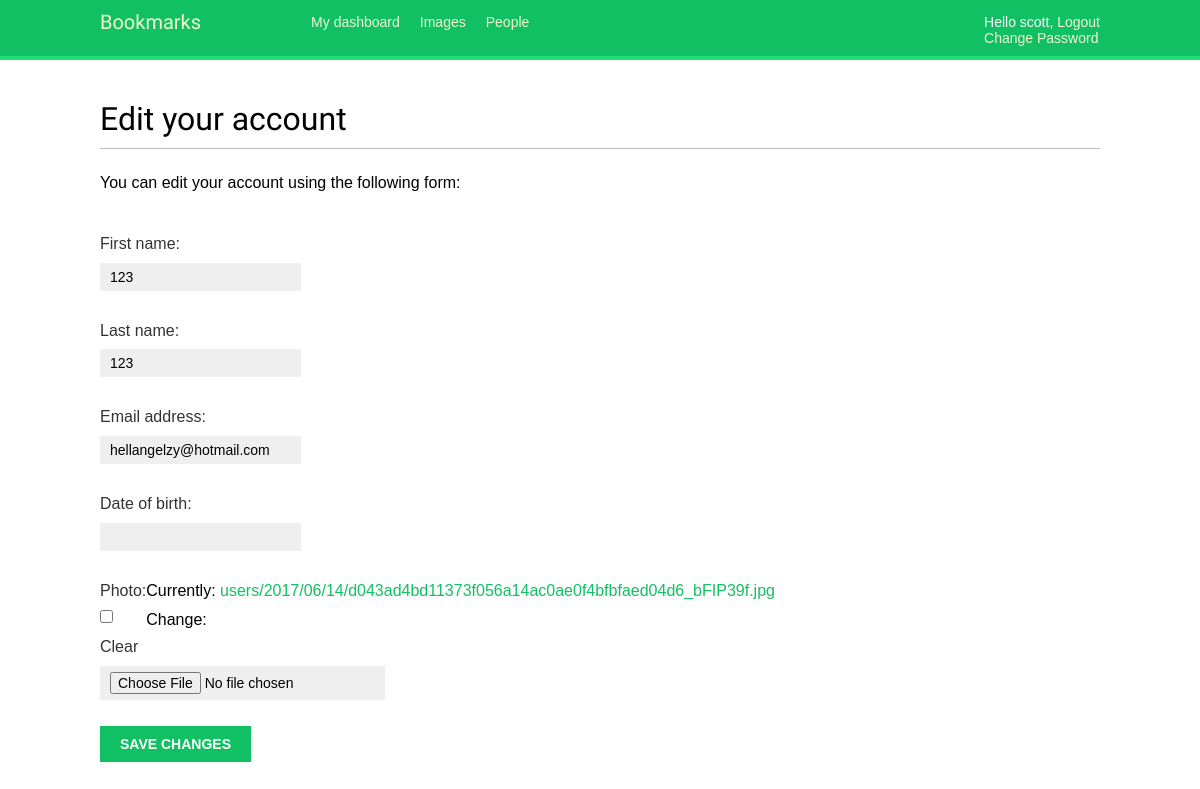
Before: /account/edit/ (signed in) with the older database file.
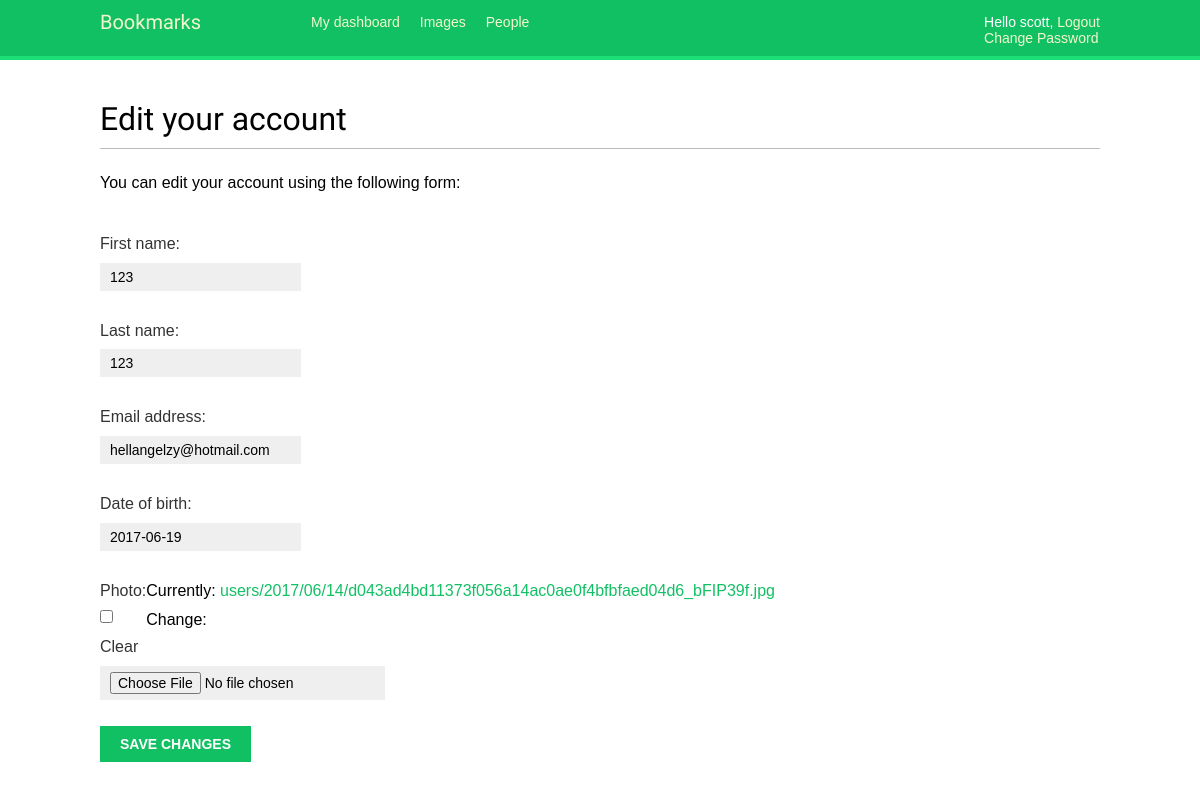
After: the same page with the newer database file.
### account/models.py (models this page shows, shortened)
class Profile(models.Model):
    user = models.OneToOneField(settings.AUTH_USER_MODEL)
    date_of_birth = models.DateField(blank=True, null=True)
    photo = models.ImageField(upload_to='users/%Y/%m/%d', blank=True)

### account/views.py (the view)
@login_required
def edit(request):
    if request.method == 'POST':
        user_form =UserEditForm(instance=request.user,data=request.POST)
        profile_form = ProfileEditForm(instance=request.user.profile,data=request.POST,files=request.FILES)
        if user_form.is_valid() and profile_form.is_valid():
            user_form.save()
            profile_form.save()
            messages.success(request, 'Profile updated ' \
                                      'successfully')
        else:
            messages.error(request, 'Error updating your profile')
    else:
        user_form = UserEditForm(instance=request.user)
        profile_form = ProfileEditForm(instance=request.user.profile)
    return render(request,'account/edit.html',{'user_form':user_form,'profile_form':profile_form})

### account/forms.py
class UserEditForm(forms.ModelForm):
    class Meta:
        model = User
        fields = ('first_name','last_name','email')

class ProfileEditForm(forms.ModelForm):
    class Meta:
        model = Profile
        fields = ('date_of_birth','photo')

### account/templates/account/edit.html (shortened to what this page needs)
{% extends "base.html" %}
{% block content %}
    <h1>Edit your account</h1>
    <p>You can edit your account using the following form:</p>
    <form action="." method="post" enctype="multipart/form-data">
        {{user_form.as_p}}
        {{profile_form.as_p}}
    <p><input type="submit" value="save changes"></p>
    </form>
{% endblock %}

Changed rows visible on the page:
changed Profile: date_of_birth (not shown) → "2017-06-19"
